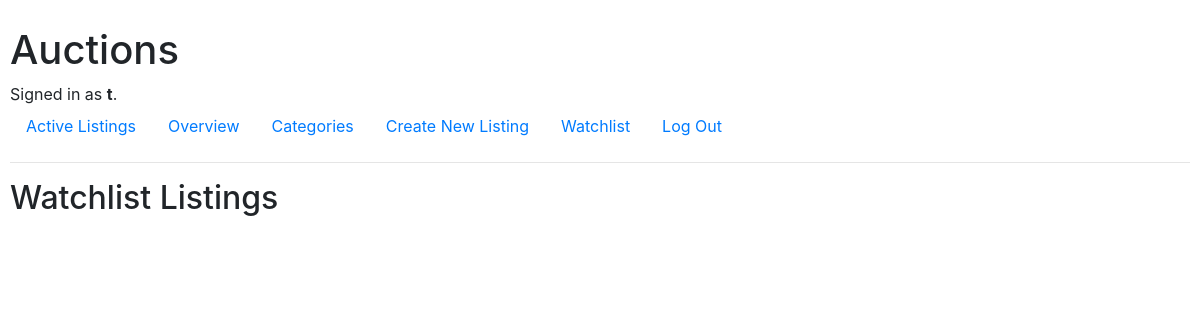
Before: /watchlist/ (signed in) with the older database file.
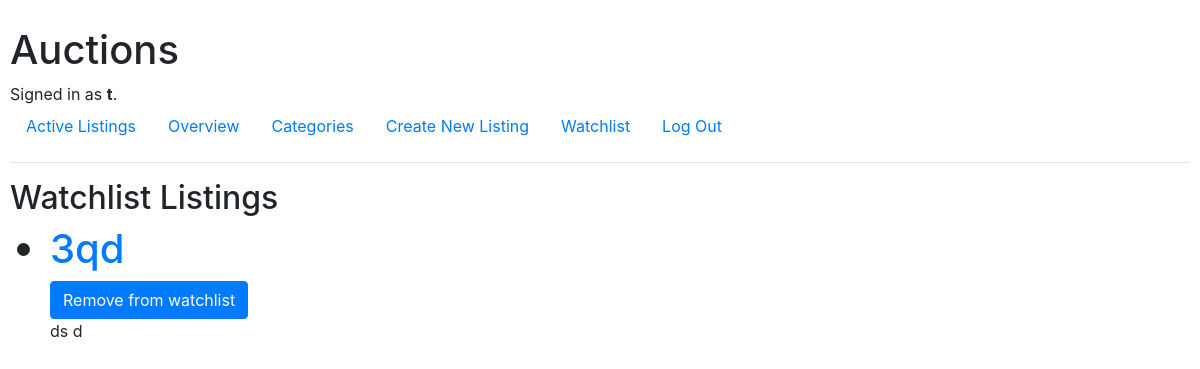
After: the same page with the newer database file.
### auctions/models.py (models this page shows, shortened)
class Auction_Listings(models.Model):
    title = models.CharField(max_length=200)
    description = models.CharField(max_length=20000)
    starting_bid = models.PositiveIntegerField()
    image_file = models.ImageField(upload_to='images', blank=True)
    image_url = models.URLField(max_length=200, blank=True)
    quantity = models.PositiveIntegerField(null=True, blank=True)
    CATEGORIES = (
        ('LAP', 'Laptop'),
        ('CON', 'Console'),
        ('GAD', 'Gadget'),
        ('GAM', 'Game'),
        ('TEL', 'TV'),
        ('FAS', 'Fashion'),
        ('TOY', 'Toys'),
        ('ELE', 'Electronics'),
        ('HOM', 'Home')
       )
    category = models.CharField(
        max_length=45,
        choices=CATEGORIES
    )
    date_posted = models.DateTimeField(auto_now_add=True, blank=True)
    host = models.ForeignKey('User', on_delete=models.CASCADE, null=True)
    active = models.BooleanField(default=True)
    class Meta:
        ordering = ['title']

### auctions/views.py (the view)
# urls.py: path("watchlist/", views.watchlist, name="watchlist"),
def watchlist(request):
    logged_in_user = User.objects.get(id=request.user.id)
    all_wish = logged_in_user.wishlisted.all()
    return render(request, "auctions/watchlist.html", {
                                                "listings": all_wish,
                                                })

### auctions/templates/auctions/watchlist.html (shortened to what this page needs)
{% extends "auctions/layout.html" %}
{% block body %}
    <h2>Watchlist Listings</h2>
    <ul>
    {% for listing in listings %}
            <h1> <li> <a href="{% url 'detail' listing.id %}"> {{ listing.title }} </a></li></h1>
            <form action="{% url 'remove_watch' listing.id %}" method="post">
                <input class="btn btn-primary" type="submit" value="Remove from watchlist">
            </form>
            <p> {{ listing.description }} </p>
    {% endfor %}
    </ul>
{% endblock %}

Changed rows visible on the page:
added Auction_Listings: title "3qd", description "ds d"
